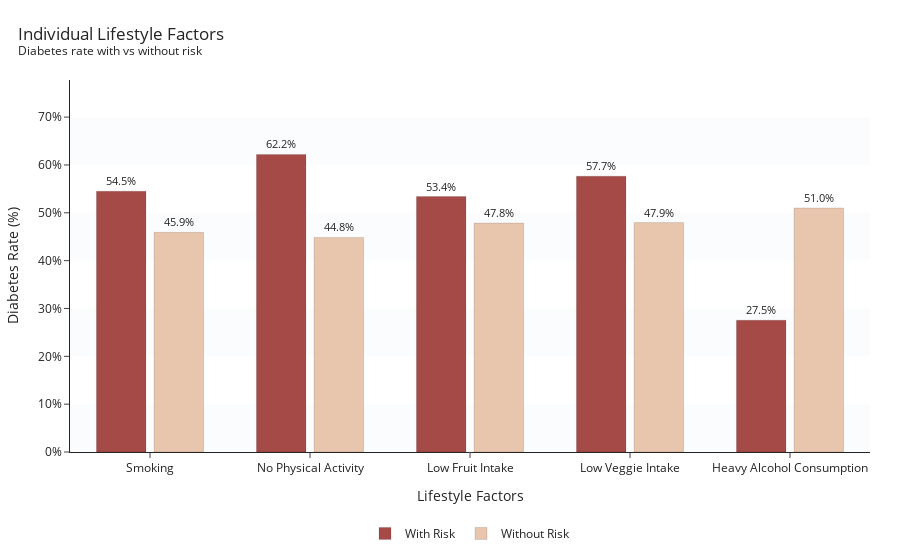

Notebook cell for this chart:
### Code cell
need = {k for k,_ in FACTOR_ORDER} | {"diabetes_binary"}
missing = need - set(df_brfss.columns)
assert not missing, f"Missing columns: {missing}"

df_long = df_brfss.melt(
    id_vars="diabetes_binary",
    value_vars=[k for k,_ in FACTOR_ORDER],
    var_name="factor",
    value_name="value"
)
risk_map = pd.Series(RISK_VALUE)
df_long["group"] = np.where(df_long["value"] == df_long["factor"].map(risk_map),
                            "With Risk", "Without Risk")
label_map = dict(FACTOR_ORDER)
df_long["Factor"] = df_long["factor"].map(label_map)

summary = (df_long
           .groupby(["Factor","group"])["diabetes_binary"]
           .agg(sum="sum", n="count", prev="mean")
           .reset_index())

cat_order = [lbl for _, lbl in FACTOR_ORDER]
summary["Factor"] = pd.Categorical(summary["Factor"], categories=cat_order, ordered=True)
summary = summary.sort_values(["Factor","group"])

# plot
ymax = max(0.05, float(summary["prev"].max()) * 1.25)
ymax = min(1.0, ymax)  # cap at 100%

fig = go.Figure()

for i, y0 in enumerate(np.arange(0, ymax, 0.10)):
    if i % 2 == 0:
        fig.add_hrect(y0=y0, y1=min(y0+0.10, ymax),
                      fillcolor="#F2F4F7", line_width=0, layer="below")

hover = (
    "Factor: %{x}<br>%{fullData.name}: %{y:.1%}"
    "<br>n=%{customdata[0]}  cases=%{customdata[1]}<extra></extra>"
)

for name, color in [("With Risk","#A64A47"), ("Without Risk","#E8C6AE")]:
    s = summary[summary["group"] == name]
    fig.add_bar(
        name=name, legendgroup=name,
        x=s["Factor"], y=s["prev"],
        text=(s["prev"]*100).round(1).astype(str) + "%",
        textposition="outside",
        marker=dict(color=color, line=dict(color="rgba(0,0,0,0.12)", width=1)),
        customdata=np.stack([s["n"], s["sum"]], axis=-1),
        hovertemplate=hover,
        offsetgroup=name
    )

fig.update_traces(cliponaxis=False, textfont_size=11)
fig.update_layout(
    title=dict(text="Individual Lifestyle Factors<br><sup>Diabetes rate with vs without risk</sup>",
               x=0.02, xanchor="left"),
    barmode="group", bargap=0.28, bargroupgap=0.14,
    xaxis=dict(title="Lifestyle Factors", showgrid=False),
    yaxis=dict(title="Diabetes Rate (%)", tickformat=".0%", dtick=0.10, range=[0, ymax], showgrid=False),
    legend=dict(orientation="h", x=0.5, xanchor="center", y=-0.18),
    template="simple_white",
    margin=dict(l=70, r=30, t=80, b=90)
)

fig.show()

### Figure 1 — Plotly figure (JSON) as saved in the notebook; plotly's stock layout.template omitted (floating-point values rounded to 4 significant figures)
{"data": [{"cliponaxis": false, "customdata": [[33598, 18317], [20993, 13059], [27443, 14653], [14932, 8610], [3020, 832]], "hovertemplate": "Factor: %{x}<br>%{fullData.name}: %{y:.1%}<br>n=%{customdata[0]}  cases=%{customdata[1]}<extra></extra>", "legendgroup": "With Risk", "marker": {"color": "#A64A47", "line": {"color": "rgba(0,0,0,0.12)", "width": 1}}, "name": "With Risk", "offsetgroup": "With Risk", "text": ["54.5%", "62.2%", "53.4%", "57.7%", "27.5%"], "textfont": {"size": 11}, "textposition": "outside", "type": "bar", "x": ["Smoking", "No Physical Activity", "Low Fruit Intake", "Low Veggie Intake", "Heavy Alcohol Consumption"], "y": [0.5452, 0.6221, 0.5339, 0.5766, 0.2755]}, {"cliponaxis": false, "customdata": [[37094, 17029], [49699, 22287], [43249, 20693], [55760, 26736], [67672, 34514]], "hovertemplate": "Factor: %{x}<br>%{fullData.name}: %{y:.1%}<br>n=%{customdata[0]}  cases=%{customdata[1]}<extra></extra>", "legendgroup": "Without Risk", "marker": {"color": "#E8C6AE", "line": {"color": "rgba(0,0,0,0.12)", "width": 1}}, "name": "Without Risk", "offsetgroup": "Without Risk", "text": ["45.9%", "44.8%", "47.8%", "47.9%", "51.0%"], "textfont": {"size": 11}, "textposition": "outside", "type": "bar", "x": ["Smoking", "No Physical Activity", "Low Fruit Intake", "Low Veggie Intake", "Heavy Alcohol Consumption"], "y": [0.4591, 0.4484, 0.4785, 0.4795, 0.51]}], "layout": {"bargap": 0.28, "bargroupgap": 0.14, "barmode": "group", "legend": {"orientation": "h", "x": 0.5, "xanchor": "center", "y": -0.18}, "margin": {"b": 90, "l": 70, "r": 30, "t": 80}, "shapes": [{"fillcolor": "#F2F4F7", "layer": "below", "line": {"width": 0}, "type": "rect", "x0": 0, "x1": 1, "xref": "x domain", "y0": 0, "y1": 0.1, "yref": "y"}, {"fillcolor": "#F2F4F7", "layer": "below", "line": {"width": 0}, "type": "rect", "x0": 0, "x1": 1, "xref": "x domain", "y0": 0.2, "y1": 0.3, "yref": "y"}, {"fillcolor": "#F2F4F7", "layer": "below", "line": {"width": 0}, "type": "rect", "x0": 0, "x1": 1, "xref": "x domain", "y0": 0.4, "y1": 0.5, "yref": "y"}, {"fillcolor": "#F2F4F7", "layer": "below", "line": {"width": 0}, "type": "rect", "x0": 0, "x1": 1, "xref": "x domain", "y0": 0.6, "y1": 0.7, "yref": "y"}], "title": {"text": "Individual Lifestyle Factors<br><sup>Diabetes rate with vs without risk</sup>", "x": 0.02, "xanchor": "left"}, "xaxis": {"showgrid": false, "title": {"text": "Lifestyle Factors"}}, "yaxis": {"dtick": 0.1, "range": [0, 0.7776], "showgrid": false, "tickformat": ".0%", "title": {"text": "Diabetes Rate (%)"}}}}
